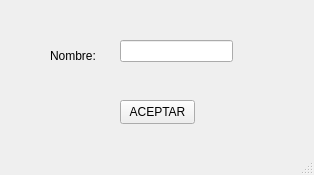
<?xml version="1.0" encoding="UTF-8"?>
<ui version="4.0">
 <class>MainWindow</class>
 <widget class="QMainWindow" name="MainWindow">
  <property name="geometry">
   <rect>
    <x>0</x>
    <y>0</y>
    <width>314</width>
    <height>175</height>
   </rect>
  </property>
  <property name="windowTitle">
   <string>MainWindow</string>
  </property>
  <widget class="QWidget" name="centralwidget">
   <widget class="QLabel" name="label">
    <property name="geometry">
     <rect>
      <x>50</x>
      <y>40</y>
      <width>61</width>
      <height>31</height>
     </rect>
    </property>
    <property name="text">
     <string>Nombre:</string>
    </property>
   </widget>
   <widget class="QPushButton" name="pushButton">
    <property name="geometry">
     <rect>
      <x>120</x>
      <y>100</y>
      <width>75</width>
      <height>24</height>
     </rect>
    </property>
    <property name="text">
     <string>ACEPTAR</string>
    </property>
   </widget>
   <widget class="QLineEdit" name="lineEdit">
    <property name="geometry">
     <rect>
      <x>120</x>
      <y>40</y>
      <width>113</width>
      <height>22</height>
     </rect>
    </property>
   </widget>
  </widget>
  <widget class="QMenuBar" name="menubar">
   <property name="geometry">
    <rect>
     <x>0</x>
     <y>0</y>
     <width>314</width>
     <height>22</height>
    </rect>
   </property>
  </widget>
  <widget class="QStatusBar" name="statusbar"/>
 </widget>
 <resources/>
 <connections/>
</ui>
